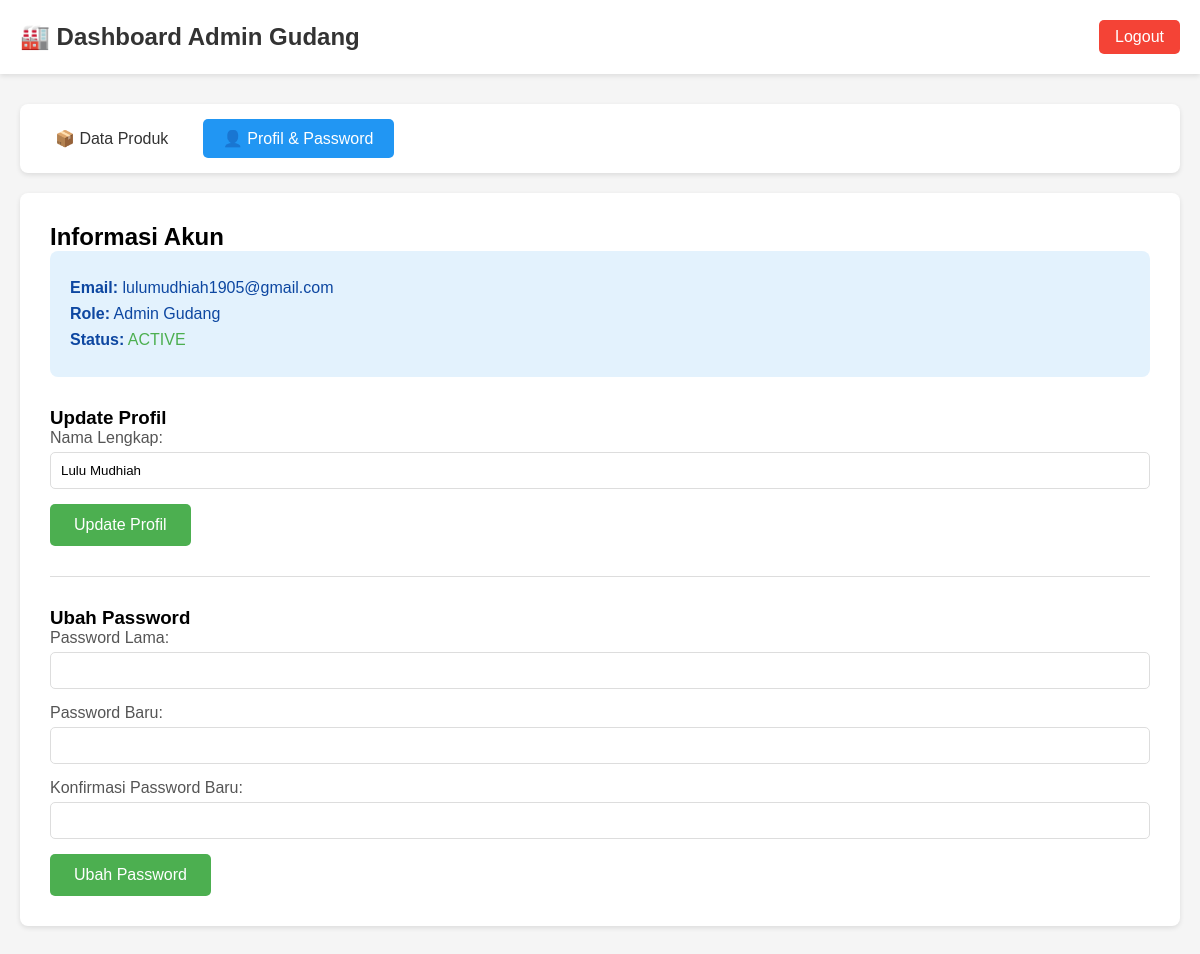
The page /dashboard/profile.php (signed in) on the database its author committed.
### tables this page shows
CREATE TABLE `users` (
  `id` int(11) NOT NULL,
  `nama` varchar(100) NOT NULL,
  `email` varchar(100) NOT NULL,
  `password` varchar(255) NOT NULL,
  `role` enum('Admin Gudang') DEFAULT 'Admin Gudang',
  `status` enum('PENDING','ACTIVE','INACTIVE') DEFAULT 'PENDING',
  `activation_token` varchar(255) DEFAULT NULL,
  `reset_token` varchar(255) DEFAULT NULL,
  `created_at` timestamp NOT NULL DEFAULT current_timestamp(),
  `updated_at` timestamp NOT NULL DEFAULT current_timestamp() ON UPDATE current_timestamp()
);

### dashboard/profile.php (the view, shortened to what this page needs)
<?php
include '../config/conn_db.php';
$user = mysqli_fetch_assoc(mysqli_query($conn, "SELECT * FROM users WHERE id=" . $_SESSION['user_id']));
?>
<!DOCTYPE html>
<html>
<head>
</head>
<body>
    <div class="header">
        <div>
            <h1>🏭 Dashboard Admin Gudang</h1>
        </div>
        <a href="../auth/logout.php" class="logout-btn">Logout</a>
    </div>
    <div class="container">
        <div class="nav-tabs">
            <a href="index.php">📦 Data Produk</a>
            <a href="profile.php" class="active">👤 Profil & Password</a>
        </div>
        <div class="content">
            <h2>Informasi Akun</h2>
            <div class="info-box">
                <p><strong>Email:</strong> <?= $user['email'] ?></p>
                <p><strong>Role:</strong> <?= $user['role'] ?></p>
                <p><strong>Status:</strong> <span style="color: #4CAF50;"><?= $user['status'] ?></span></p>
            </div>
            <h3>Update Profil</h3>
            <form method="POST">
                <div class="form-group">
                    <label>Nama Lengkap:</label>
                    <input type="text" name="nama" value="<?= htmlspecialchars($user['nama']) ?>" required>
                </div>
                <button type="submit" name="update" class="btn">Update Profil</button>
            </form>
            <hr>
            <h3>Ubah Password</h3>
            <form method="POST">
                <div class="form-group">
                    <label>Password Lama:</label>
                    <input type="password" name="current_password" required>
                </div>
                <div class="form-group">
                    <label>Password Baru:</label>
                    <input type="password" name="new_password" required minlength="6">
                </div>
                <div class="form-group">
                    <label>Konfirmasi Password Baru:</label>
                    <input type="password" name="confirm_password" required minlength="6">
                </div>
                <button type="submit" name="change_password" class="btn">Ubah Password</button>
            </form>
        </div>
    </div>
</body>
</html>

### dashboard/profile.php (style rules this page uses)
* { margin: 0; padding: 0; box-sizing: border-box; }
body { font-family: Arial; background: #f5f5f5; }
.header { background: white; padding: 20px; box-shadow: 0 2px 5px rgba(0,0,0,0.1); display: flex; justify-content: space-between; align-items: center; }
.header h1 { color: #333; font-size: 24px; }
.logout-btn { padding: 8px 16px; background: #f44336; color: white; border: none; border-radius: 5px; cursor: pointer; text-decoration: none; }
.container { max-width: 1200px; margin: 30px auto; padding: 0 20px; }
.nav-tabs { background: white; padding: 15px; border-radius: 8px; margin-bottom: 20px; box-shadow: 0 2px 5px rgba(0,0,0,0.1); }
.nav-tabs a { padding: 10px 20px; margin-right: 10px; text-decoration: none; color: #333; border-radius: 5px; display: inline-block; }
.nav-tabs a.active { background: #2196F3; color: white; }
.content { background: white; padding: 30px; border-radius: 8px; box-shadow: 0 2px 5px rgba(0,0,0,0.1); }
.form-group { margin-bottom: 15px; }
.form-group label { display: block; margin-bottom: 5px; color: #555; font-weight: 500; }
.form-group input { width: 100%; padding: 10px; border: 1px solid #ddd; border-radius: 5px; }
.btn { padding: 12px 24px; background: #4CAF50; color: white; border: none; border-radius: 5px; cursor: pointer; font-size: 16px; }
.info-box { background: #e3f2fd; padding: 20px; border-radius: 8px; margin-bottom: 30px; }
.info-box p { margin: 8px 0; color: #0d47a1; }
hr { margin: 30px 0; border: none; border-top: 1px solid #ddd; }

### rows shown on the page
users: email "lulumudhiah1905@gmail.com", role "Admin Gudang", status "ACTIVE", nama "Lulu Mudhiah"
